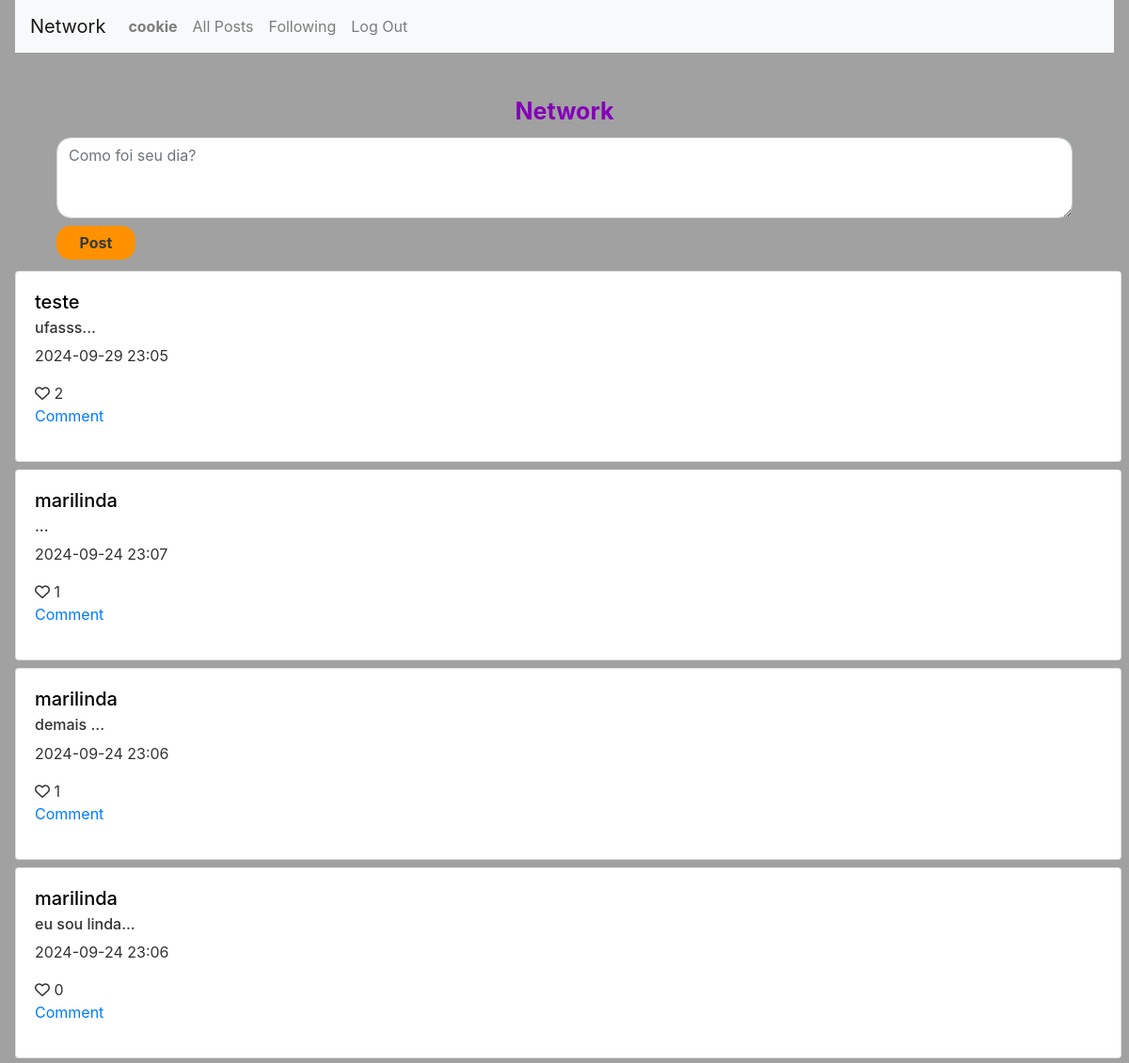
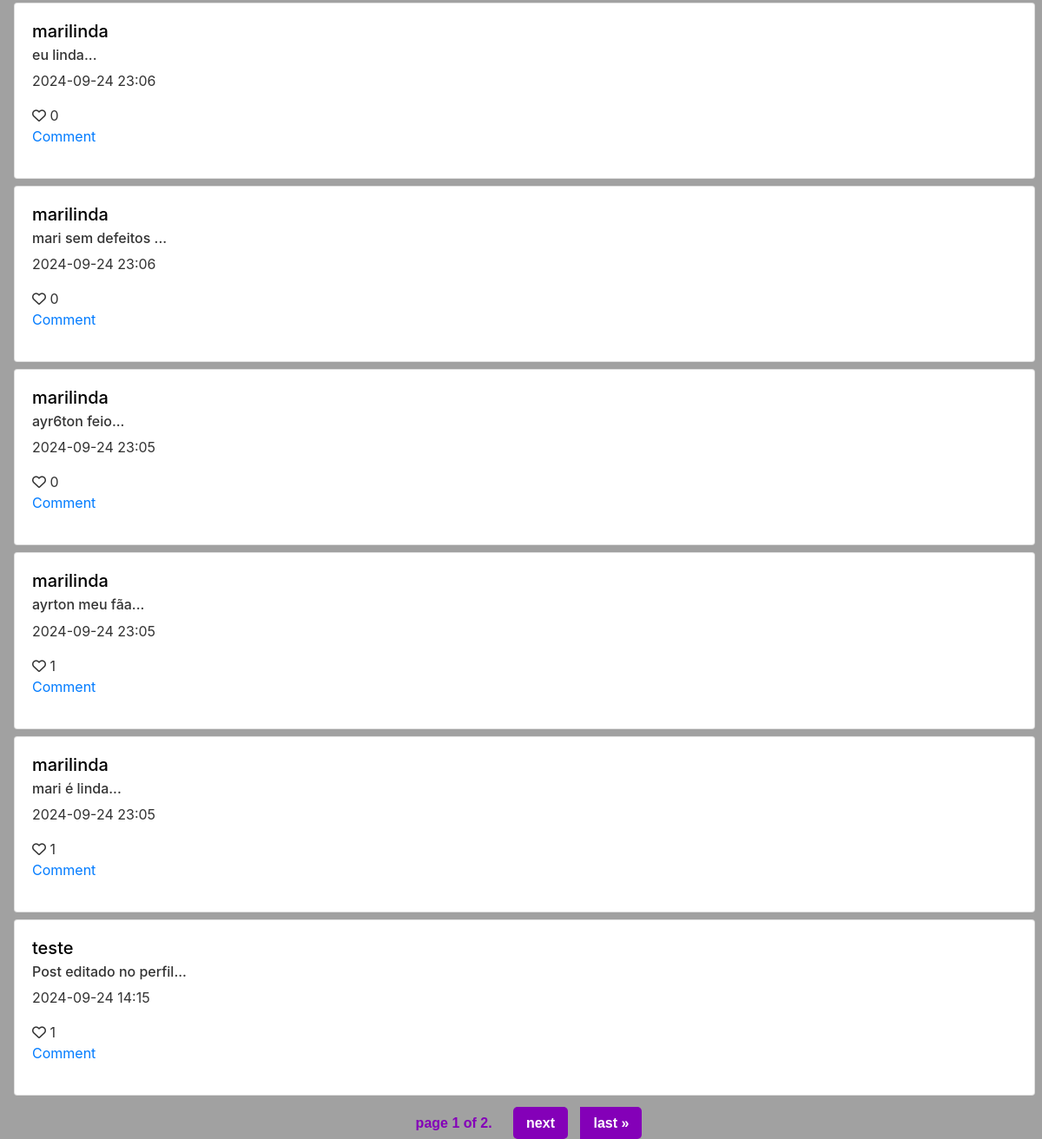
/ (signed in), run on the app's committed database (2 pictures, top to bottom).
### network/models.py (models this page shows, shortened)
class User(AbstractUser):
    following = models.ManyToManyField('self', related_name='followers', symmetrical=False)

class Post(models.Model):
    user = models.ForeignKey(User, related_name="posts",on_delete=models.CASCADE)
    content = models.TextField(max_length=500)
    created_at = models.DateTimeField(auto_now_add=True)
    like = models.ManyToManyField(User)

### network/views.py (the view)
# urls.py: path("", views.index, name="index"),
def index(request):
    posts = Post.objects.all().order_by('-created_at')
    for post in posts:
        post.user_has_liked = post.like.filter(id=request.user.id).exists();
    paginator = Paginator(posts, 10)
    page_number = request.GET.get('page')
    page_obj = paginator.get_page(page_number)
    return render(request, "network/index.html", {
        "posts": posts,
        "user": request.user,
        "page_obj": page_obj
    })

### network/templates/network/index.html (shortened to what this page needs)
{% extends "network/layout.html" %}
{% block body %}
    {% if user.is_authenticated %}
        <form action="{% url 'post' %}" method="post" class="mb-3 new-post-area">
            <label for="exampleFormControlTextarea1" class="form-label">Network</label>
            <textarea name="post_content" placeholder="Como foi seu dia?" class="form-control" id="exampleFormControlTextarea1" rows="3"></textarea>
            <button type="submit" class="btn btn-warning">Post</button>
        </form>
        {% if posts %}
            <div id="posts_index">
                {% for post in page_obj %}
                    <div class="card" style="margin-top: 1vh; width: 100%;">
                        <div class="card-body">
                            <h5 class="card-title"><a class="card-title" href="{% url 'profile' post.user.username %}">{{ post.user.username }}</a></h5>
                            <div id="content-area">
                                <h6 id="content_post{{ post.id }}" class="card-subtitle mb-2 text-body-secondary"> {{ post.content }}... </h6>
                            </div>
                            <p class="card-text"> {{ post.created_at|date:"Y-m-d H:i" }} </p>
                            <form id="like_submit" data-post-id="{{ post.id }}" action="{% url 'like_post' post.id %}" method="POST">
                                <button id="like_btn{{ post.id }}" class="like-btn">
                                    {% if post.user_has_liked %}
                                        <i id="like_icon{{ post.id }}" class="fa-solid fa-heart"></i>
                                    {% else %}
                                        <i id="like_icon{{ post.id }}" class="fa-regular fa-heart"></i>
                                    {% endif %}
                                    <span id="like_qtd{{ post.id }}">{{ post.like.count }}</span>
                                </button>
                            </form>
                            <a href="#" class="card-link"><p>Comment</p></a>
                        </div>
                    </div>
                {% endfor %}
                <div class="pagination">
                    <span class="step_links">
                        <span class="current">
                            page {{page_obj.number}} of {{ page_obj.paginator.num_pages }}.
                        </span>
                        {% if page_obj.has_next %}
                            <a href="?page={{ page_obj.next_page_number }}">next</a>
                            <a href="?page={{ page_obj.paginator.num_pages }}">last &raquo;</a>
                        {% endif %}
                    </span>
                </div>
            </div>
        {% endif %}
    {% endif %}
{% endblock %}

### network/templates/network/layout.html (shortened to what this page needs)
{% load static %}
<!DOCTYPE html>
<html lang="en">
    <head>
        <link rel="stylesheet" href="https://stackpath.bootstrapcdn.com/bootstrap/4.4.1/css/bootstrap.min.css">
        <link href="{% static 'network/css/styles.css' %}" rel="stylesheet">
    </head>
    <body>
        <nav class="navbar navbar-expand-lg navbar-light bg-light">
            <a class="navbar-brand color-logo" href="{% url 'index' %}">Network</a>
            <div>
              <ul class="navbar-nav mr-auto">
                {% if user.is_authenticated %}
                    <li class="nav-item">
                        <a class="nav-link" href="{% url 'profile' user.username %}"><strong>{{ user.username }}</strong></a>
                    </li>
                {% endif %}
                <li class="nav-item">
                  <a class="nav-link" href="{% url 'index' %}">All Posts</a>
                </li>
                {% if user.is_authenticated %}
                    <li class="nav-item">
                        <a class="nav-link" href="{% url 'following' %}">Following</a>
                    </li>
                    <li class="nav-item">
                        <a class="nav-link" href="{% url 'logout' %}">Log Out</a>
                    </li>
                {% endif %}
              </ul>
            </div>
          </nav>
        <div class="body">
            {% block body %}
            {% endblock %}
        </div>
    </body>
</html>

### network/static/network/css/styles.css (style rules this page uses)
body { background-color: #a1a1a1; color: #333; height: 100vh; margin: 0 2vh; }
.pagination { display: flex; justify-content: center; align-items: center; margin: 20px 0; font-family: Arial, sans-serif; }
.step_links a { color: white; background-color: #8400b8; padding: 10px 15px; margin: 0 5px; text-decoration: none; border-radius: 5px; font-weight: bold; transition: background-color 0.3s ease; }
.current { color: #8400b8; font-weight: bold; padding: 10px 15px; }
.pagination a:last-child { border-radius: 0 5px 5px 0; }

### network/static/network/css/index.css (style rules this page uses)
.new-post-area { background-color: #ff910000; border-radius: 15px; padding: 20px; margin: 2vw; height: 23vh; }
.new-post-area label { display: flex; justify-content: center; color: #8400b8; font-size: 25px; font-weight: 700; }
.form-control { border-radius: 15px; }
.btn { background-color: #ff9100; margin-top: 1vh; height: 4.5vh; width: 7vw; color: rgb(58, 58, 58); font-weight: 700; border: 0; border-radius: 15px; }
#posts_index { display: flex; flex-direction: column; height: 60vh; width: 98vw; }
.card-title { color: black; width: max-content; transition: transform 0.3s ease-in-out; }
.like-btn { all: unset; cursor: pointer; }

### data on the page
User: username "cookie"
Post: user.username "teste", content "ufasss", created_at "2024-09-29 23:05", like.count "2"
Post: user.username "marilinda", created_at "2024-09-24 23:07", like.count "1"
Post: user.username "marilinda", content "demais", created_at "2024-09-24 23:06", like.count "1"
Post: user.username "marilinda", content "eu sou linda", created_at "2024-09-24 23:06", like.count "0"
Post: user.username "marilinda", content "eu linda", created_at "2024-09-24 23:06", like.count "0"
Post: user.username "marilinda", content "mari sem defeitos", created_at "2024-09-24 23:06", like.count "0"
Post: user.username "marilinda", content "ayr6ton feio", created_at "2024-09-24 23:05", like.count "0"
Post: user.username "marilinda", content "ayrton meu fãa", created_at "2024-09-24 23:05", like.count "1"
Post: user.username "marilinda", content "mari é linda", created_at "2024-09-24 23:05", like.count "1"
Post: user.username "teste", content "Post editado no perfil", created_at "2024-09-24 14:15", like.count "1"

### other printed values
{{ page_obj.number }} "1"
{{ page_obj.paginator.num_pages }} "2"
